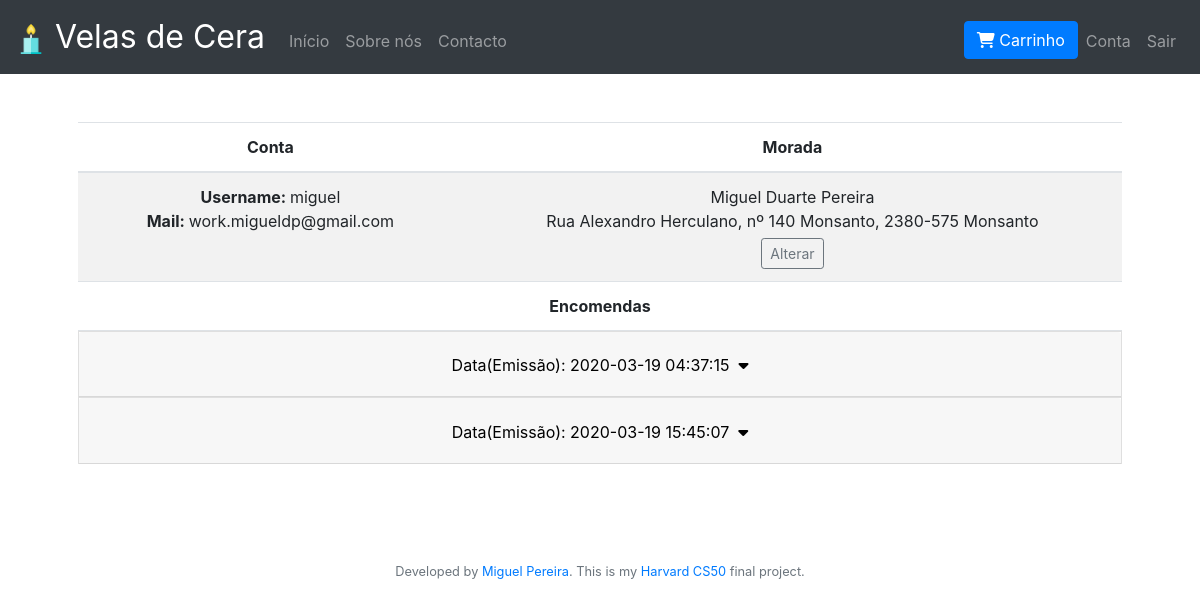
The app's page /conta (signed in) with its own data.
### tables this page shows
CREATE TABLE users (id integer not null primary key autoincrement, username text not null, hash text not null, mail text not null unique, tipo text not null);

CREATE TABLE morada (user_id integer unique not null, zip text not null, city text not null, street text not null, nome text);

CREATE TABLE encomenda (id integer not null primary key autoincrement, user_id integer not null, product_id integer not null, quantities numeric not null, price numeric not null, product_name text not null, data timestamp not null default current_timestamp, estado text not null default em_processo);

### app.py (the view, shortened to what this page needs)
@app.route("/conta", methods=["GET", "POST"])
@login_required
def conta():
    user_id = session.get("user_id")
    rows = db.execute ("select username, mail from users where id = :user_id", user_id=user_id)
    username = rows[0]["username"]
    mail = rows[0]["mail"]
    zipcode=''
    city=''
    street=''
    nome=''
    encomendas_datas = db.execute("select data, id from encomenda where user_id = :user_id group by data", user_id=user_id)
    encomendas = db.execute("select * from encomenda where user_id = :user_id", user_id=user_id)
    exists_adress = False
    check_adress = db.execute("select * from morada where user_id=:user_id", user_id=user_id)
    if len(check_adress) == 1 and check_adress[0]["user_id"] == user_id:
        exists_adress = True
        zipcode=check_adress[0]["zip"]
        city=check_adress[0]["city"]
        street=check_adress[0]["street"]
        nome=check_adress[0]["nome"]
    return render_template("conta.html", username=username, mail=mail, exists_adress=exists_adress, zipcode=zipcode, city=city, street=street, nome=nome, encomendas=encomendas, encomendas_datas=encomendas_datas)

### app.py (called while the page is built)
@app.after_request
def after_request(response):
    response.headers["Cache-Control"] = "no-cache, no-store, must-revalidate"
    response.headers["Expires"] = 0
    response.headers["Pragma"] = "no-cache"
    return response

def login_required(f):
    @wraps(f)
    def decorated_function(*args, **kwargs):
        if session.get("user_id") is None:
            return redirect("/login")
        return f(*args, **kwargs)
    return decorated_function

### templates/conta.html (shortened to what this page needs)
{% extends "layout.html" %}
{% block main %}
<main class="container p-5" >
    <table class="table table-striped">
        <thead>
            <tr>
                <th>Conta</th>
                <th>Morada</th>
            </tr>
        </thead>
        <tbody>
            <tr>
                <td>
                    <div class="container">
                        <b>Username: </b>{{username}}<br>
                        <b>Mail: </b>{{mail}}
                </td>
                <td>
                    <form action="/conta" method="POST" enctype=multipart/form-data>
                    {% if exists_adress %}
                          {{nome}}<br>
                          {{street}}, {{zipcode}} {{city}}<br>
                          <button style="margin-top: 5px;" class="btn btn-sm btn-outline-secondary" type="submit" name="alterar_button" value="a">Alterar</button>
                    {% endif %}
                </form>
                </td>
            </tr>
        </tbody>
    </table>
    <table class="table table-striped" style="margin-bottom: -1px; margin-top: -16px;">
        <thead>
            <tr>
                <th>Encomendas</th>
            </tr>
        </thead>
    </table>
    {% for encomenda_data in encomendas_datas %}
    <div class="accordion" id="accordion">
        <div class="card">
          <div class="card-header" id="heading_{{encomenda_data.id}}">
            <h2 class="mb-0">
              <button style="float: center; text-decoration: none; color: black;" class="btn btn-link" type="button" data-toggle="collapse" data-target="#collapse_{{encomenda_data.id}}" aria-expanded="true" aria-controls="collapse_{{encomenda_data.id}}">
                Data(Emissão): {{encomenda_data.data}} &nbsp;<i class="fas fa-caret-down"></i>
              </button>
            </h2>
          </div>
        </div>
      </div>
      {% endfor %}
</main>
{% endblock %}

### static/styles.css (style rules this page uses)
main { overflow-x: auto; text-align: center; }

### records on screen
users: username "miguel", mail "work.migueldp@gmail.com"
morada: nome "Miguel Duarte Pereira", street "Rua Alexandro Herculano, nº 140 Monsanto", zip "2380-575", city "Monsanto"
encomenda: data "2020-03-19 04:37:15"
encomenda: data "2020-03-19 15:45:07"
